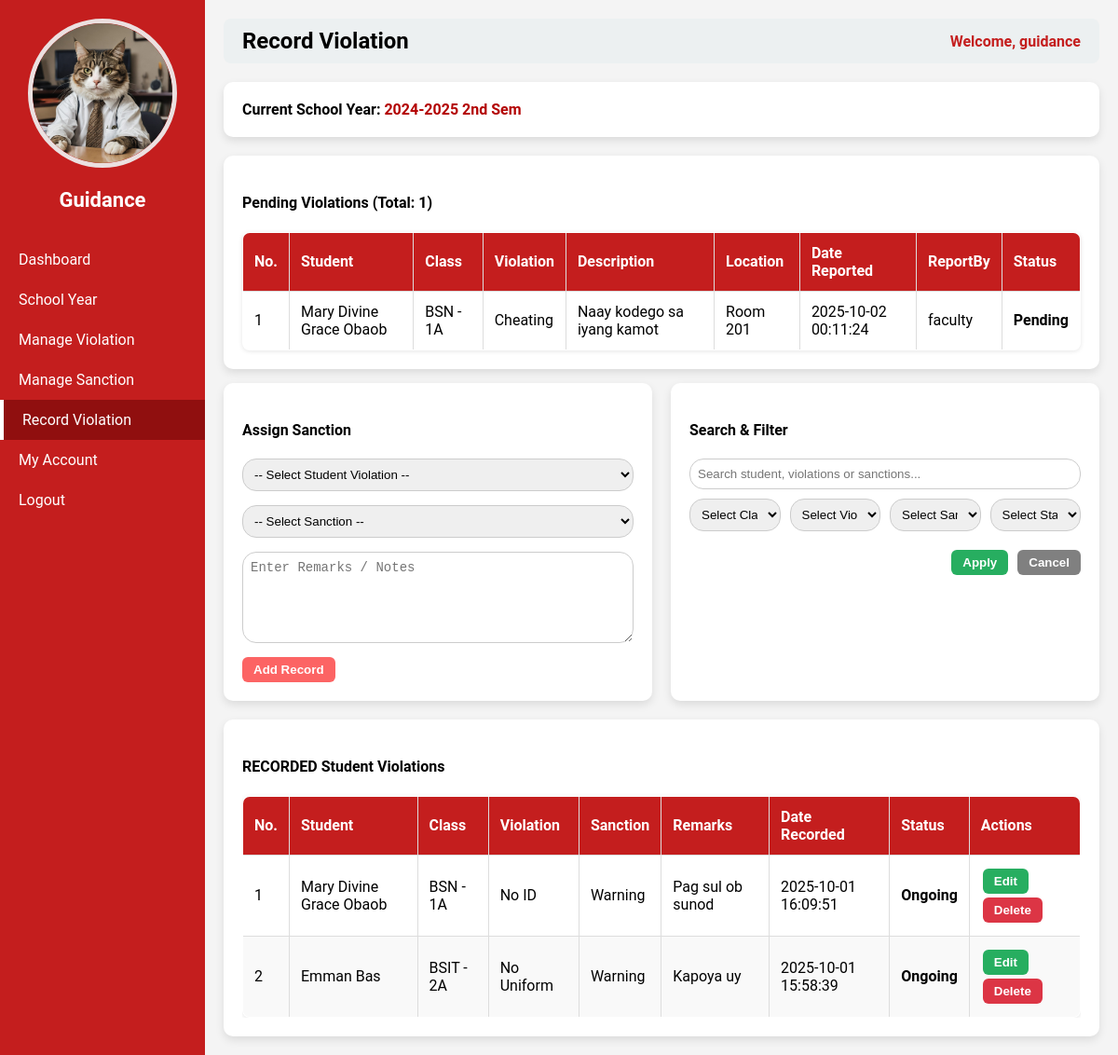
The app's page /guidance.php?page=record_violation (signed in), older data.
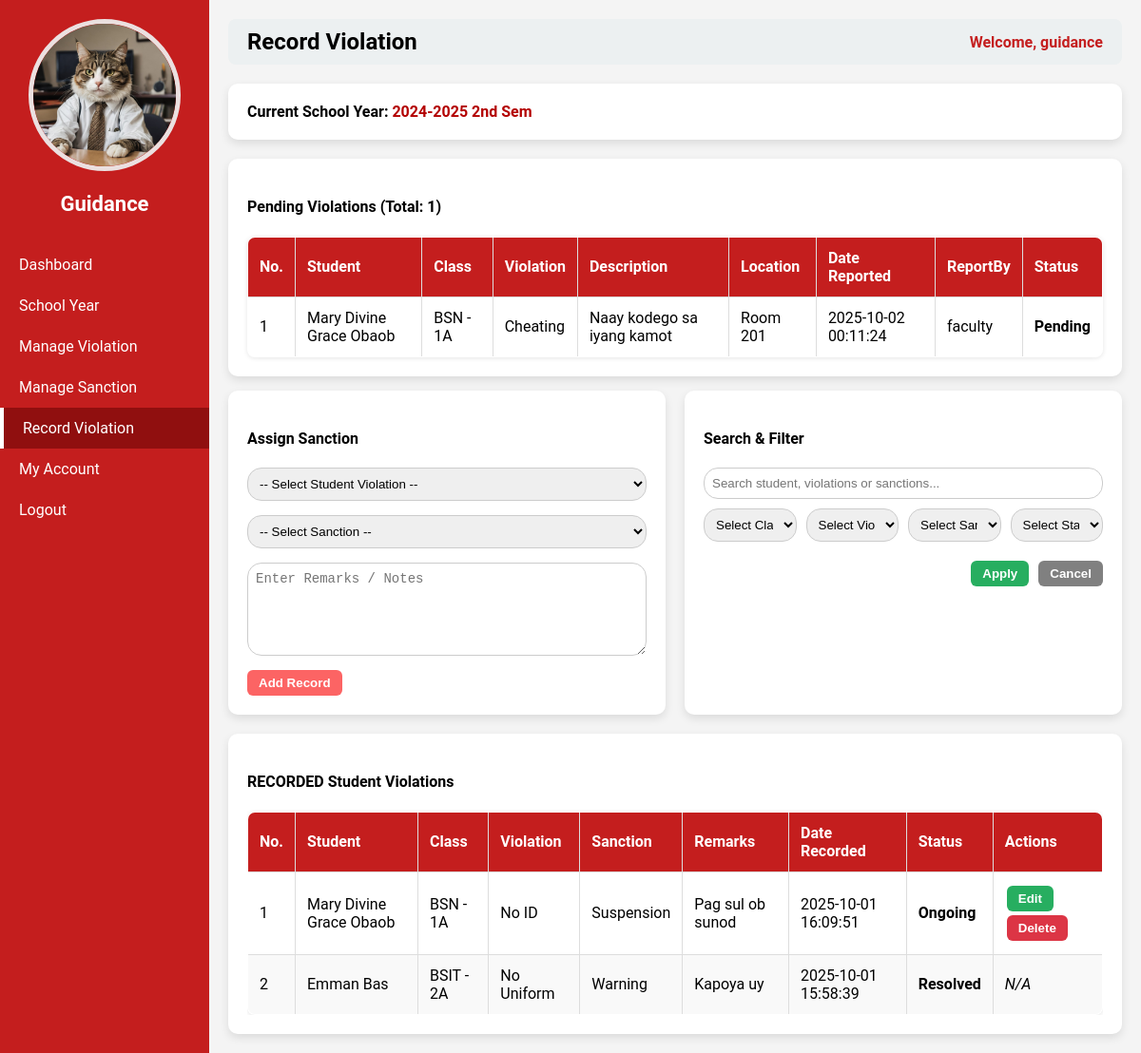
The same page, newer data.
### tables this page shows
CREATE TABLE `users` (
  `id` int(11) NOT NULL,
  `username` varchar(50) NOT NULL,
  `password` varchar(255) NOT NULL,
  `role` varchar(50) NOT NULL,
  `email` varchar(255) NOT NULL,
  `contact` varchar(50) NOT NULL,
  `status` varchar(50) NOT NULL,
  `img` varchar(255) NOT NULL
);

CREATE TABLE `school_years` (
  `id` int(11) NOT NULL,
  `school_year` varchar(50) NOT NULL,
  `is_current` tinyint(1) DEFAULT 0
);

CREATE TABLE `student_violations` (
  `id` int(11) NOT NULL,
  `student_id` int(11) NOT NULL,
  `violation_id` int(11) NOT NULL,
  `description` text NOT NULL,
  `location` varchar(50) NOT NULL,
  `date_time` datetime NOT NULL DEFAULT current_timestamp(),
  `status` varchar(50) NOT NULL,
  `user_id` int(11) NOT NULL,
  `school_year_id` int(11) NOT NULL
);

CREATE TABLE `students` (
  `id` int(11) NOT NULL,
  `first_name` varchar(50) NOT NULL,
  `last_name` varchar(50) NOT NULL,
  `school_year_id` int(11) NOT NULL,
  `program_id` int(11) NOT NULL,
  `year_level_id` int(11) NOT NULL,
  `section_id` int(11) NOT NULL,
  `address` varchar(100) NOT NULL,
  `contact` varchar(20) NOT NULL,
  `img` varchar(255) NOT NULL,
  `user_id` int(11) NOT NULL
);

CREATE TABLE `programs` (
  `id` int(11) NOT NULL,
  `program_code` varchar(50) NOT NULL,
  `program_name` varchar(100) NOT NULL
);

CREATE TABLE `year_levels` (
  `id` int(11) NOT NULL,
  `year_level` varchar(50) NOT NULL,
  `year_code` varchar(50) NOT NULL
);

CREATE TABLE `sections` (
  `id` int(11) NOT NULL,
  `section_name` varchar(50) NOT NULL
);

CREATE TABLE `violations` (
  `id` int(11) NOT NULL,
  `violation` varchar(100) NOT NULL
);

CREATE TABLE `record_violations` (
  `id` int(11) NOT NULL,
  `student_violations_id` int(11) NOT NULL,
  `sanction_id` int(11) NOT NULL,
  `remarks` text NOT NULL,
  `date_recorded` timestamp NOT NULL DEFAULT current_timestamp(),
  `user_id` int(11) NOT NULL,
  `school_year_id` int(11) NOT NULL,
  `status` varchar(50) NOT NULL
);

CREATE TABLE `sanctions` (
  `id` int(11) NOT NULL,
  `sanction` varchar(50) NOT NULL
);

### guidance_pages/record_violation.php (the view, shortened to what this page needs)
<?php
require __DIR__ . '/../db_connect.php';
$current_sy_row = $pdo->query("SELECT * FROM school_years WHERE is_current=1 LIMIT 1")->fetch(PDO::FETCH_ASSOC);
$current_sy_id = $current_sy_row ? $current_sy_row['id'] : null;
$current_sy = $current_sy_row ? $current_sy_row['school_year'] : "None";
$edit_mode = false;
$edit_id = null;
$edit_remarks = "";
$edit_violation_id = null;
$query = "
    SELECT rv.*,
           v.violation AS violation_name,
           s.sanction AS sanction_name,
           st.first_name, st.last_name,
           p.program_code,
           yl.year_code AS year_level,
           sec.section_name,
           sy.school_year
    FROM record_violations rv
    JOIN student_violations sv ON rv.student_violations_id = sv.id
    JOIN students st ON sv.student_id = st.id
    JOIN programs p ON st.program_id = p.id
    JOIN year_levels yl ON st.year_level_id = yl.id
    JOIN sections sec ON st.section_id = sec.id
    JOIN school_years sy ON rv.school_year_id = sy.id
    JOIN violations v ON sv.violation_id = v.id
    JOIN sanctions s ON rv.sanction_id = s.id
    WHERE rv.school_year_id = ?
";
$params = [$current_sy_id];
$query .= " ORDER BY rv.date_recorded DESC";
$records = $pdo->prepare($query);
$records->execute($params);
$records = $records->fetchAll(PDO::FETCH_ASSOC);
$stmt = $pdo->prepare("
    SELECT sv.id, s.first_name, s.last_name,
           p.program_code,
           yl.year_code AS year_level,
           sec.section_name,
           v.violation, sv.description, sv.location, sv.date_time, sv.status,
           u.username AS reported_by
    FROM student_violations sv
    JOIN students s ON sv.student_id = s.id
    JOIN programs p ON s.program_id = p.id
    JOIN year_levels yl ON s.year_level_id = yl.id
    JOIN sections sec ON s.section_id = sec.id
    JOIN violations v ON sv.violation_id = v.id
    JOIN users u ON sv.user_id = u.id
    WHERE sv.school_year_id = ?
      AND sv.status = 'Pending'
    ORDER BY sv.date_time DESC
");
$stmt->execute([$current_sy_id]);
$studentViolations = $stmt->fetchAll(PDO::FETCH_ASSOC);
$totalViolations = count($studentViolations);
?>
<div class="container small-container">
    <h3>Current School Year: <span style="color:#b30000;"><?= htmlspecialchars($current_sy) ?></span></h3>
</div>
<div class="container">
    <h4>Pending Violations (Total: <?= $totalViolations ?>)</h4>
    <table class="styled-table" id="violationTable">
        <thead>
            <tr>
                <th>No.</th>
                <th>Student</th>
                <th>Class</th>
                <th>Violation</th>
                <th>Description</th>
                <th>Location</th>
                <th>Date Reported</th>
                <th>ReportBy</th>
                <th>Status</th>
            </tr>
        </thead>
        <tbody>
            <?php if ($totalViolations > 0): ?>
                <?php foreach ($studentViolations as $i => $v): ?>
                    <tr>
                        <td><?= $i + 1 ?></td>
                        <td><?= htmlspecialchars($v['first_name'] . " " . $v['last_name']); ?></td>
                        <td><?= htmlspecialchars($v['program_code']) ?> - <?= htmlspecialchars($v['year_level']) ?><?= htmlspecialchars($v['section_name']) ?></td>
                        <td><?= htmlspecialchars($v['violation']); ?></td>
                        <td><?= htmlspecialchars($v['description']); ?></td>
                        <td><?= htmlspecialchars($v['location']); ?></td>
                        <td><?= htmlspecialchars($v['date_time']); ?></td>
                        <td><?= htmlspecialchars($v['reported_by']); ?></td>
                        <td><strong><?= htmlspecialchars($v['status']); ?></strong></td>
                    </tr>
                <?php endforeach; ?>
            <?php else: ?>
                <tr><td colspan="9" style="text-align:center;">No violations reported yet.</td></tr>
            <?php endif; ?>
        </tbody>
    </table>
</div>
<div class="two-columns">
    <div class="left-box">
        <h4>Assign Sanction</h4>
        <form method="POST" class="form-box">
            <?php if ($edit_mode): ?>
    <input type="text" value="<?= htmlspecialchars($edit_student_name . " - " . $edit_violation_name) ?>" disabled>
    <input type="hidden" name="student_violations_id" value="<?= $edit_violation_id ?>">
<?php else: ?>
    <select name="student_violations_id" required>
        <option value="">-- Select Student Violation --</option>
    </select>
<?php endif; ?>
            <select name="sanction_id" required>
                <option value="">-- Select Sanction --</option>
            </select>
            <textarea name="remarks" class="remarks-input" placeholder="Enter Remarks / Notes" rows="5" required><?= htmlspecialchars($edit_remarks); ?></textarea>
            <?php if ($edit_mode): ?>
                <input type="hidden" name="id" value="<?= $edit_id; ?>">
                <button type="submit" name="update_record" class="btn btn-warning">Update</button>
                <a href="guidance.php?page=record_violation" class="btn btn-secondary">Cancel</a>
            <?php else: ?>
                <button type="submit" name="add_record" class="btn btn-primary">Add Record</button>
            <?php endif; ?>
        </form>
    </div>
    <div class="right-box">
        <h4>Search & Filter</h4>
        <div class="form-box">
            <input type="text" id="recordSearch" class="search-input" placeholder="Search student, violations or sanctions...">
        </div>
        <div class="form-box filter-grid">
    <select id="filterClass">
        <option value="">Select Class</option>
    </select>
    <select id="filterViolation">
        <option value="">Select Violation</option>
    </select>
    <select id="filterSanction">
        <option value="">Select Sanction</option>
    </select>
    <select id="filterStatus">
        <option value="">Select Status</option>
    </select>
</div>
        <div class="filter-buttons">
            <button type="button" class="btn btn-info" onclick="applyRecordFilters()">Apply</button>
            <button type="button" class="btn btn-secondary" onclick="cancelRecordFilters()">Cancel</button>
        </div>
    </div>
</div>
<div class="container">
    <div class="table-box">
        <h4>RECORDED Student Violations</h4>
        <table class="styled-table" id="recordedTable">
            <thead>
                <tr>
                    <th>No.</th>
                    <th>Student</th>
                    <th>Class</th>
                    <th>Violation</th>
                    <th>Sanction</th>
                    <th>Remarks</th>
                    <th>Date Recorded</th>
                    <th>Status</th>
                    <th>Actions</th>
                </tr>
            </thead>
            <tbody>
            <?php if ($records): ?>
                <?php foreach ($records as $i => $r): ?>
                    <tr>
                        <td><?= $i + 1; ?></td>
                        <td><?= htmlspecialchars($r['first_name'] . " " . $r['last_name']); ?></td>
                        <td><?= htmlspecialchars($r['program_code'] . " - " . $r['year_level'] . $r['section_name']); ?></td>
                        <td><?= htmlspecialchars($r['violation_name']); ?></td>
                        <td><?= htmlspecialchars($r['sanction_name']); ?></td>
                        <td><?= htmlspecialchars($r['remarks']); ?></td>
                        <td><?= $r['date_recorded']; ?></td>
                        <td><strong><?= htmlspecialchars($r['status']); ?></strong></td>
                        <td>
                        <?php if ($r['status'] === 'Ongoing'): ?>
                            <form method="POST" class="inline-form">
                                <button type="submit" name="edit_record" class="btn btn-warning">Edit</button>
                            </form>
                            <form method="POST" class="inline-form" onsubmit="return confirm('Are you sure you want to delete this record?');">
                                <button type="submit" name="delete_record" class="btn btn-danger">Delete</button>
                            </form>
                        <?php else: ?>
                            <em>N/A</em>
                        <?php endif; ?>
                        </td>
                    </tr>
                <?php endforeach; ?>
            <?php else: ?>
                <tr>
                    <td colspan="9" style="text-align:center; color:red; font-weight:bold;">No records found.</td>
                </tr>
            <?php endif; ?>
            </tbody>
        </table>
    </div>
</div>

### guidance.php (shortened to what this page needs)
<?php
require 'db_connect.php';
$id = $_SESSION['user_id'];
$stmt = $pdo->prepare("SELECT * FROM users WHERE id=?");
$stmt->execute([$id]);
$user = $stmt->fetch(PDO::FETCH_ASSOC);
$page = isset($_GET['page']) ? $_GET['page'] : 'dashboard';
?>
<!DOCTYPE html>
<html>
<head>
</head>
<body>
<div class="sidebar">
    <div class="column profile-photo">
        <?php if (!empty($user['img'])): ?>
            <img src="<?php echo htmlspecialchars($user['img']); ?>" alt="Profile Image">
        <?php else: ?>
            <img src="default.png" alt="Profile Image">
        <?php endif; ?>
    </div>
    <h2>Guidance</h2>
    <a href="?page=dashboard" class="<?= ($page == 'dashboard') ? 'active' : '' ?>">Dashboard</a>
    <a href="?page=manage_school_year" class="<?= ($page == 'manage_school_year') ? 'active' : '' ?>">School Year</a>
    <a href="?page=manage_violation" class="<?= ($page == 'manage_violation') ? 'active' : '' ?>">Manage Violation</a>
        <a href="?page=manage_sanction" class="<?= ($page == 'manage_sanction') ? 'active' : '' ?>">Manage Sanction</a>
    <a href="?page=record_violation" class="<?= ($page == 'record_violation') ? 'active' : '' ?>">Record Violation</a>
    <a href="?page=my_account" class="<?= ($page == 'my_account') ? 'active' : '' ?>">My Account</a>
    <a href="logout.php">Logout</a>
</div>
<div class="main-content">
    <div class="header">
        <h2><?php echo ucwords(str_replace('_',' ', $page)); ?></h2>
        <span>Welcome, <?php echo $_SESSION['username']; ?></span>
    </div>
    <div class="content" style="margin-top:20px;">
        <?php
        $pageFile = "guidance_pages/{$page}.php";
        if (file_exists($pageFile)) {
            include $pageFile;
        } else {
            echo "<p>Page not found.</p>";
        }
        ?>
    </div>
</div>
</body>
</html>

### guidance.php (style rules this page uses)
body { margin:0; font-family:'Roboto', sans-serif; background:#f4f4f4; }
.sidebar { position: fixed; top:0; left:0; width:220px; height:100%; background-color:#c41e1e; color:white; display:flex; flex-direction:column; padding-top:20px; }
.sidebar h2 { text-align:center; margin-bottom:30px; font-size:22px; }
.sidebar a { padding:12px 20px; text-decoration:none; color:white; display:block; transition:0.3s; }
.sidebar a.active { background-color: #900f0f; border-left: 4px solid #fff; }
.main-content { margin-left:220px; padding:20px; }
.header { display:flex; justify-content:space-between; align-items:center; background:#ecf0f1; padding:10px 20px; border-radius:8px; }
.header h2 { margin:0; }
.header span { font-weight: bold;color: #c41e1e; }
.profile-photo { text-align: center; }
.profile-photo img { width: 150px; height: 150px; object-fit: cover; border-radius: 50%; border: 5px solid #ebe0e0ff; }

### guidance_pages/record_violation.php (style rules this page uses)
.small-container { padding: 8px 15px; flex: 1; display: block; max-width: 100%; }
.small-container h3 { font-size: 16px; margin: 0; }
.container { background:#fff; padding:20px; border-radius:10px; box-shadow:0 4px 10px rgba(0,0,0,0.1); margin-top:20px; }
.form-box { display: flex; flex-wrap: wrap; gap: 5px; }
.form-box select, .form-box textarea, .form-box input { padding: 8px; border: 1px solid #ccc; border-radius: 15px; margin-bottom: 10px; width: 100%; }
.table-box { max-height:400px; overflow-y:auto; }
.styled-table { width:100%; border-collapse:collapse; border:1px solid #ddd; border-radius:8px; overflow:hidden; box-shadow:0 1px 5px rgba(0,0,0,0.1); }
.styled-table th, .styled-table td { padding:12px; text-align:left; border:1px solid #ddd; }
.styled-table thead { background:#c41e1e; color:white; }
.styled-table tr:nth-child(even) { background:#f9f9f9; }
.inline-form { display:inline-block; margin:2px; }
.btn { padding:6px 12px; border-radius:6px; border:none; cursor:pointer; font-weight:bold; color:white; }
.btn-primary { background:#fc6464ff; }
.btn-warning { background:#27ae60; }
.btn-danger { background:#dc3545; }
.btn-info { background:#27ae60; }
.btn-secondary { background:gray; text-decoration:none; }
.remarks-input { width: 100%; resize: vertical; padding: 10px; font-size: 14px; }
.two-columns { display: flex; gap: 20px; align-items: stretch; margin-top: 15px; margin-bottom: 15px; }
.left-box, .right-box { flex: 1; background: #fff; padding: 20px; border-radius: 10px; box-shadow: 0 4px 10px rgba(0,0,0,0.1); }
.filter-grid { display: grid; grid-template-columns: repeat(4, 1fr); gap: 10px; }
.filter-buttons { grid-column: span 3; display: flex; gap: 10px; margin-top: 10px; justify-content: flex-end; }

Row changes from the older to the newer data that the page shows:
changed record_violations "Pag sul ob sunod": sanction.sanction "Warning" → "Suspension"
changed record_violations "Kapoya uy": status "Ongoing" → "Resolved"; status "Edit Delete" → "N/A"
